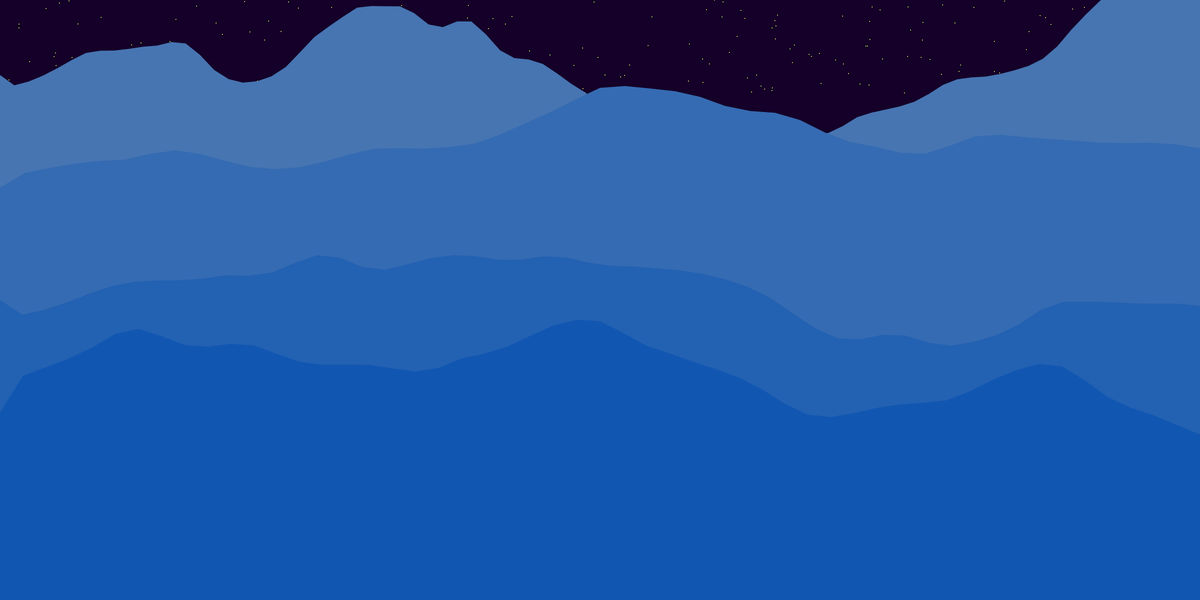
Frame 1 (no input)
Frame 60 (the mouse pressed at the canvas centre just before this capture): identical to frame 1, image omitted
Frame 120 (the mouse held since frame 60 and released just before this capture): identical to frame 1, image omitted

The Processing sketch that drew this single still picture (run headless with seeded random() and noise(); from frame 60 on, the mouse is pressed at the canvas centre):

// Processing sketch: mountains_of_noise
// ── mountains_of_noise.pde
mountain[] mountains;

void setup()
{
  size(2400, 1200);
  colorMode(HSB, 360, 100, 100);
  background(270, 100, 16);
  
  int amount_of_mountains = 4;
  mountains = new mountain[amount_of_mountains];
  
  // STARS
  for (int i = 0; i < 200; i++)
  {
    fill(48, 30, 100);
    circle(random(width), random(height/6), 3);
  }
  
  // MOUNTAINS
  for (int i = 0; i < amount_of_mountains; i++)
  {
    float mountain_y_start = map(i, 0, amount_of_mountains, 150, 7 * height/8);
    mountains[i] = new mountain(mountain_y_start);
    mountains[i].build_mountain();
    noStroke();
    fill(214, map(i, 0, amount_of_mountains, 60, 100), 70);
    mountains[i].display();
  }
}

void draw()
{

}

// ── mountain_class.pde
class mountain
{
  float[] point;
  float[][] points;
  
  float x;
  float y;
  float y_off;
  float vertex_y_variation;
  
  mountain(float y_)
  {
    // Figures out how many verticces the mountain will have
      // Keep in mind 3 points are used to make shape cover everything below
          // So starting random number should always be 4 or higher
    int amount_of_vertices = int(random(45, 90));
    // Creates an array to hold the points of each peak
    points = new float[amount_of_vertices][amount_of_vertices];
    
    x = 0;
    y = y_;
    // Noise generation number
    y_off = random(10000);
    
    vertex_y_variation = 300;
  }
  
  void build_mountain()
  {
    // points.length - 3 so can set last points down so shape covers eveything below it
    for (int i = 0; i < points.length - 3; i++)
    {
      // Setting coordinates
      points[i][0] = x;
      // If it is the first point, set the y value to the one given to the constructor
        // This is so the mountains can be started at the top and build downward
      if (i == 0)
        points[0][1] = y;
      else
        points[i][1] = map(noise(y_off), 0, 1, y - vertex_y_variation, y + vertex_y_variation);
      
      // Evenly distributed vertices
        // Minus 4 for the 3 vertices closing the shape and for the first vertex
      x += float(width)/(points.length - 4);  // Float width so the integer division doesn't return an integer, causing the final vertex before closing to fall short
      y_off += .05;
    }
    
    // SETTING END OF SHAPE TO CLOSE ITSELF BELOW ALL VERTICES TO BOTTOM OF WINDOW
    // Lower right corner
    points[points.length - 3][0] = width;
    points[points.length - 3][1] = height;
    // Lower left corner
    points[points.length - 2][0] = 0;
    points[points.length - 2][1] = height;
    // Bringing it back to the first point
    points[points.length - 1][0] = 0;
    points[points.length - 1][1] = points[0][1]; 
  }

  void display()
  {
    beginShape();
    for (int i = 0; i < points.length; i++)
    {
      vertex(points[i][0], points[i][1]);
    }
    endShape();
  }
}
